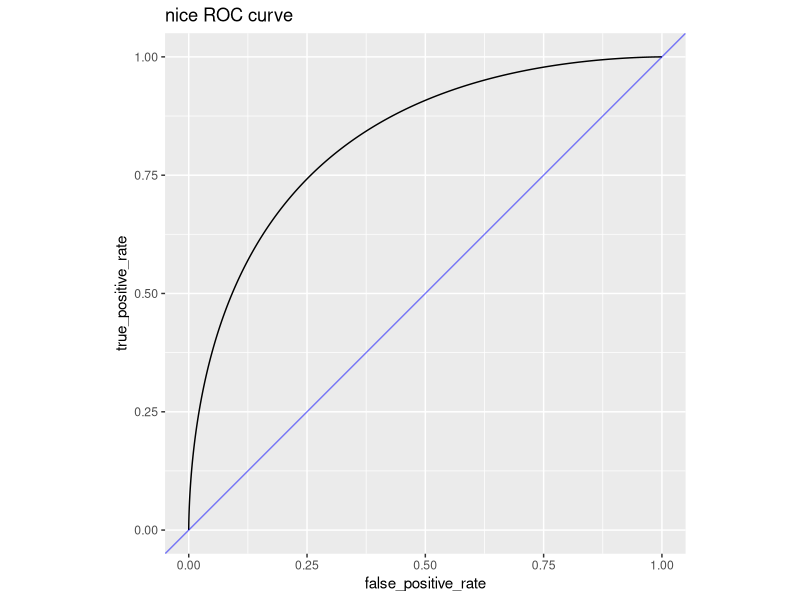
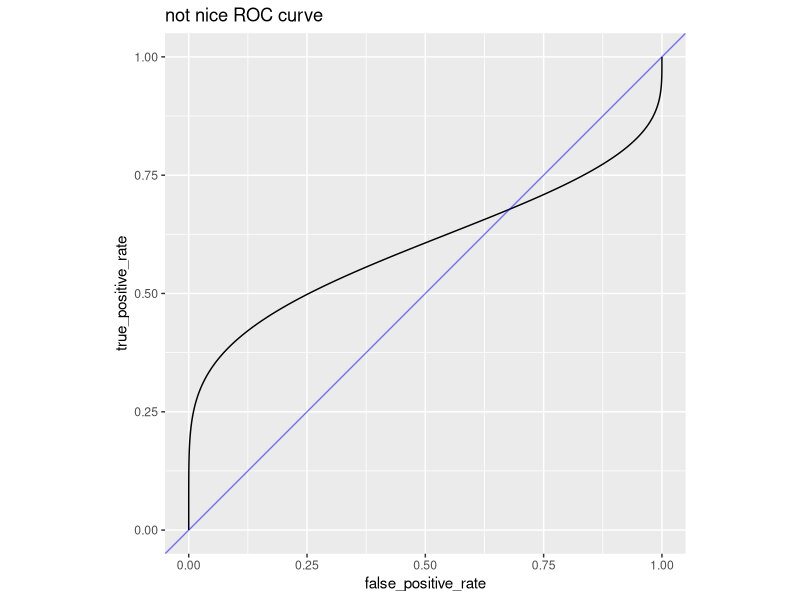
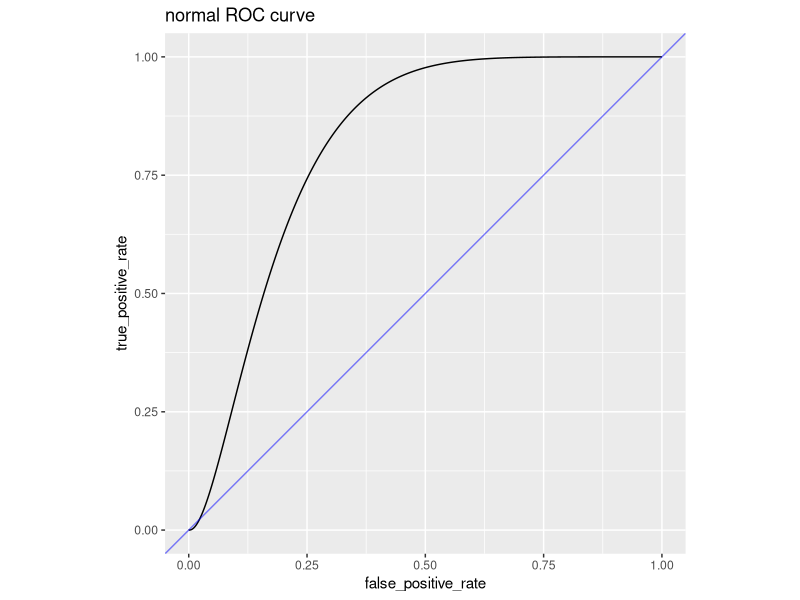
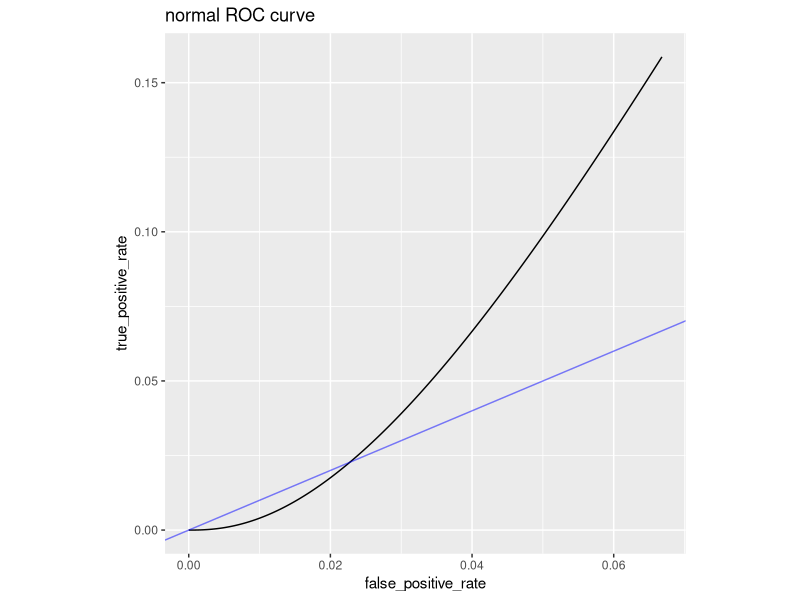

These figures' R source, in order:
## ---- chunk 1
library(ggplot2)
## ---- chunk 2
pbeta(0.1, 4, 1)^(1/4) + (1 - pbeta(0.1, 1, 4))^(1/4)
## ---- chunk 3
pbeta(0.5, 4, 1)^(1/4) + (1 - pbeta(0.5, 1, 4))^(1/4)
## ---- chunk 4
pbeta(0.5, 4, 1)^(1/4) + pbeta(0.5, 4, 1)^(1/4)
## ---- chunk 5
pbeta(0.5, 4, 1)^(1/4)
## ---- chunk 6
pbeta(0.5, 4, 1)
## ---- chunk 7
s = -log(2) / log(pbeta(0.5, 4, 1))

s
## ---- chunk 8
pbeta(0.5, 4, 1)^s + (1 - pbeta(0.5, 1, 4))^s
## ---- chunk 9
pbeta(0.5, 4, 1)^(1/4) 
## ---- chunk 10
pbeta(0.5, 4, 2)^(1/4) 
## ---- chunk 11
s = -log(2) / log(pbeta(0.5, 4, 3))

s
## ---- chunk 12
pbeta(0.5, 4, 3)^s
## ---- chunk 13
pbeta(0.5, 4, 3)^s + (1 - pbeta(0.5, 3, 4))^s
## ---- chunk 14
pbeta(0.3, 4, 3)^s + (1 - pbeta(0.3, 3, 4))^s
## ---- chunk 15
s = -log(2) / log(pbeta(0.5, 40, 30))

s
## ---- chunk 16
pbeta(0.3, 40, 30)^s + (1 - pbeta(0.3, 30, 40))^s
## ---- chunk 17
pbeta(0.7, 1, 2)
## ---- chunk 18
pbeta(0.7, 60, 40)
## ---- chunk 19
library(ggplot2)

d_nice <- data.frame(
  threshold = seq(0, 1, 0.001)
)
d_nice$false_positive_rate = 1 - pbeta(d_nice$threshold, 4, 6)
d_nice$true_positive_rate = 1 - pbeta(d_nice$threshold, 6, 4)

ggplot(
  data=d_nice,
  mapping=aes(x=false_positive_rate, y=true_positive_rate)
  ) +
  geom_line() +
  geom_abline(intercept=0, slope=1, color="Blue", alpha=0.5) +
  theme(aspect.ratio=1) + 
  ggtitle("nice ROC curve")
## ---- chunk 20
d_bad <- data.frame(
  threshold = seq(0, 1, 0.001)
)
d_bad$false_positive_rate = 1 - pbeta(d_bad$threshold, 4, 6)
d_bad$true_positive_rate = 1 - pbeta(d_bad$threshold, 1, 1)

ggplot(
  data=d_bad,
  mapping=aes(x=false_positive_rate, y=true_positive_rate)
  ) +
  geom_line() +
  geom_abline(intercept=0, slope=1, color="Blue", alpha=0.5) +
  theme(aspect.ratio=1) + 
  ggtitle("not nice ROC curve")
## ---- chunk 21
d_norm <- data.frame(
  threshold = seq(-10, 10, 0.001)
)
d_norm$false_positive_rate = 1 - pnorm(d_norm$threshold, mean=1, sd=1)
d_norm$true_positive_rate = 1 - pnorm(d_norm$threshold, mean=2, sd=0.5)

ggplot(
  data=d_norm,
  mapping=aes(x=false_positive_rate, y=true_positive_rate)
  ) +
  geom_line() +
  geom_abline(intercept=0, slope=1, color="Blue", alpha=0.5) +
  theme(aspect.ratio=1) + 
  ggtitle("normal ROC curve")
## ---- chunk 22
d_norm_zoomed <- data.frame(
  threshold = seq(2.5, 10, 0.001)
)
d_norm_zoomed$false_positive_rate = 1 - pnorm(d_norm_zoomed$threshold, mean=1, sd=1)
d_norm_zoomed$true_positive_rate = 1 - pnorm(d_norm_zoomed$threshold, mean=2, sd=0.5)

ggplot(
  data=d_norm_zoomed,
  mapping=aes(x=false_positive_rate, y=true_positive_rate)
  ) +
  geom_line() +
  geom_abline(intercept=0, slope=1, color="Blue", alpha=0.5) +
  theme(aspect.ratio=1) + 
  ggtitle("normal ROC curve")
